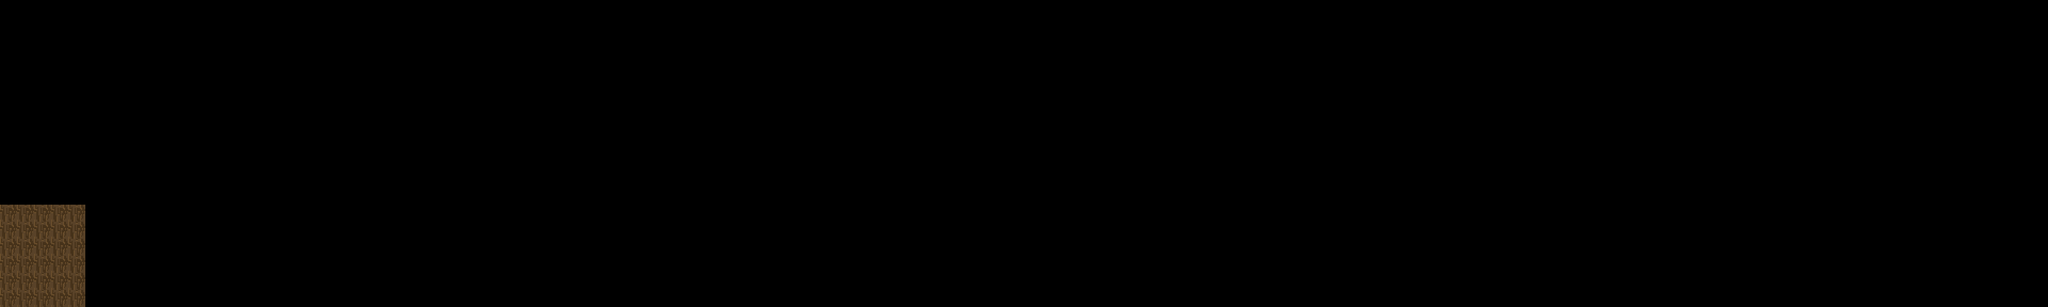

A 2D game scene composited from a Tiled map and its tileset images. What follows is a short description and the map's XML, with each tile layer's data collapsed to a summary:
An orthogonal 120x18 tile map with 32x32 px tiles, 2 tile layers (CollisionLayer, Collectibles), 2 tilesets.

<map version="1.0" tiledversion="2017.12.07" orientation="orthogonal" renderorder="right-down" width="120" height="18" tilewidth="32" tileheight="32" infinite="0" nextobjectid="1">
 <tileset firstgid="1" source="Tiles_64x64.tsx" />
 <tileset firstgid="257" source="lvl1Star.tsx" />
 <layer name="CollisionLayer" width="120" height="18">
  <data>[2160 cells, 30 non-empty, 1 distinct tile ids]</data>
 </layer>
 <layer name="Collectibles" width="120" height="18">
  <data>[2160 cells, 0 non-empty, 0 distinct tile ids]</data>
 </layer>
</map>
